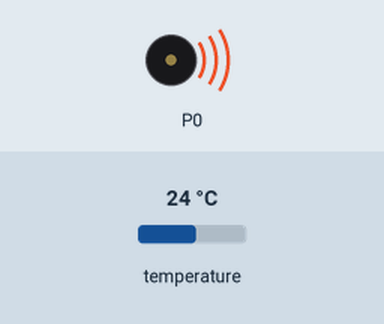
Simulated run of this program. Board: BBC micro:bit (MakeCode). Parts: buzzer (waves = sounding). The test bench sets the inputs (shaded band); at power-on: temperature 24 °C. No radio messages arrive unless stated (any console line starting 'radio sent:' is added by the test bench); what the program prints to the serial console is not drawn.

Above: at 0.12 s.
At 5.5 s:
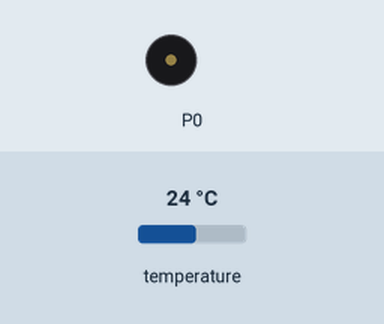
Timing chart, 0 to 13.7 s (numbered marks = the images above):
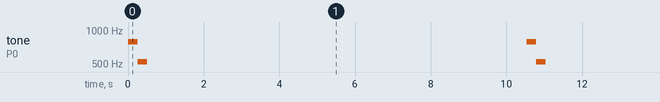

Measured:
- by itself, tone on P0: repeats every 10.5 s: 523 Hz 0.25 s, silent 10.0 s, 784 Hz 0.26 s

The program:

main.ts
```typescript
radio.setGroup(1)
basic.forever(function () {
    radio.sendNumber(input.temperature())
    music.play(music.tonePlayable(784, music.beat(BeatFraction.Half)), music.PlaybackMode.UntilDone)
    music.play(music.tonePlayable(523, music.beat(BeatFraction.Half)), music.PlaybackMode.UntilDone)
    basic.pause(10000)
})
```

test.ts
```typescript
// tu są testy; nie będzie to kompilowane, gdy ten pakiet będzie używany jako rozszerzenie.
```
